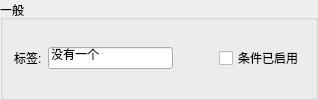
        <widget class="QGroupBox" name="groupBoxGeneral">
         <property name="title">
          <string>&#19968;&#33324;</string>
         </property>
         <layout class="QGridLayout" name="gridLayout_9">
          <item row="0" column="5">
           <widget class="QCheckBox" name="checkEnabled">
            <property name="text">
             <string>&#26465;&#20214;&#24050;&#21551;&#29992;</string>
            </property>
           </widget>
          </item>
          <item row="0" column="1">
           <widget class="QLineEdit" name="lineSummary">
            <property name="sizePolicy">
             <sizepolicy hsizetype="Preferred" vsizetype="Fixed">
              <horstretch>0</horstretch>
              <verstretch>0</verstretch>
             </sizepolicy>
            </property>
            <property name="font">
             <font>
              <family>Monospace</family>
             </font>
            </property>
            <property name="text">
             <string>&#27809;&#26377;&#19968;&#20010;</string>
            </property>
            <property name="maxLength">
             <number>26</number>
            </property>
            <property name="placeholderText">
             <string>&#27809;&#26377;&#19968;&#20010;</string>
            </property>
           </widget>
          </item>
          <item row="0" column="2">
           <spacer name="horizontalSpacer_5">
            <property name="orientation">
             <enum>Qt::Horizontal</enum>
            </property>
            <property name="sizeHint" stdset="0">
             <size>
              <width>40</width>
              <height>20</height>
             </size>
            </property>
           </spacer>
          </item>
          <item row="0" column="0">
           <widget class="QLabel" name="label_2">
            <property name="text">
             <string>&#26631;&#31614;:</string>
            </property>
           </widget>
          </item>
         </layout>
        </widget>
